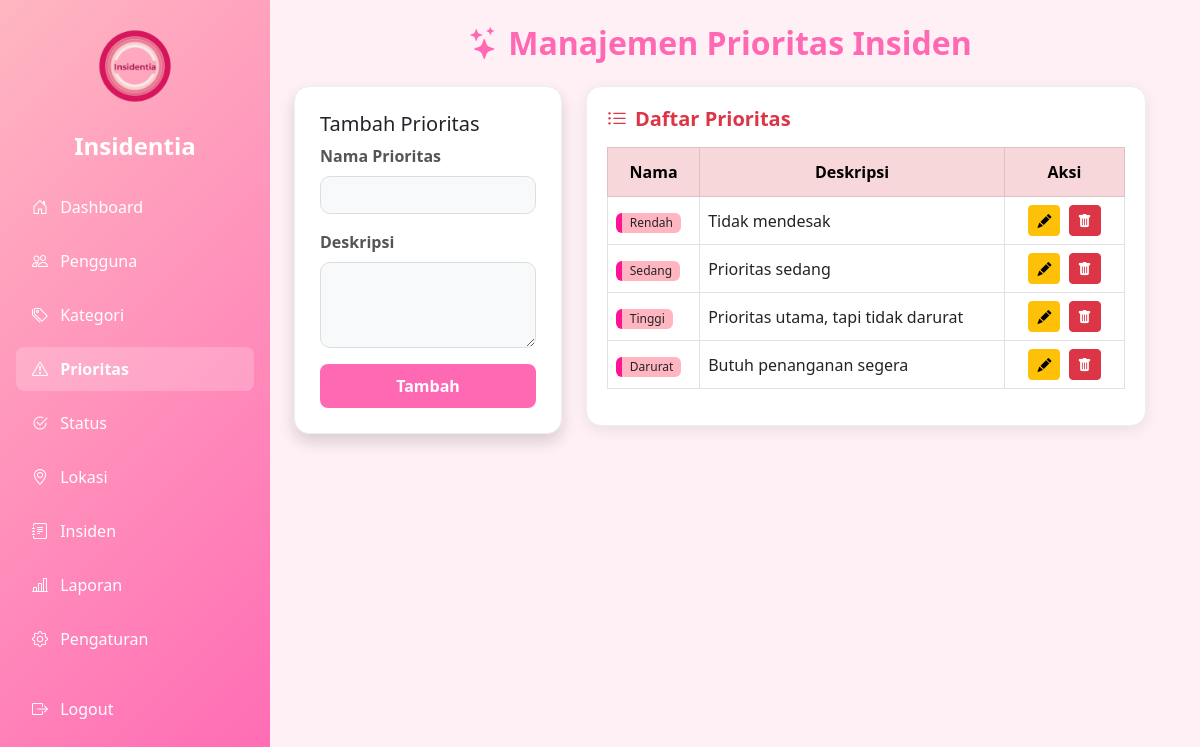
The app's page /src/admin/priorities.php (signed in) with its own data.
### tables this page shows
CREATE TABLE incident_priorities (
    id INT AUTO_INCREMENT PRIMARY KEY,
    name VARCHAR(50) NOT NULL,
    description TEXT
);

### src/admin/priorities.php (the view, shortened to what this page needs)
<?php
require_once '../includes/config.php';
$edit_priority = null;
$result = $conn->query("SELECT * FROM incident_priorities ORDER BY id DESC");
?>
<!DOCTYPE html>
<html>
<head>
    <link rel="stylesheet" href="https://cdn.jsdelivr.net/npm/bootstrap@5.3.0/dist/css/bootstrap.min.css">
    <link href="https://cdn.jsdelivr.net/npm/bootstrap-icons@1.10.5/font/bootstrap-icons.css" rel="stylesheet">
    <link rel="stylesheet" href="../assets/css/style.css">
</head>
<body>
<div class="container-fluid">
    <div class="row">
        <div class="col-md-3 sidebar p-3">
            <div class="text-center mb-4">
                <img src="../assets/img/logo.png" alt="Insidentia" width="100" class="mb-2 rounded">
                <h4 class="text-white fw-bold mt-2">Insidentia</h4>
            </div>
            <nav class="nav flex-column">
                <a href="dashboard.php" class="nav-link"><i class="bi bi-house-door me-2"></i> Dashboard</a>
                <a href="users.php" class="nav-link"><i class="bi bi-people me-2"></i> Pengguna</a>
                <a href="categories.php" class="nav-link"><i class="bi bi-tags me-2"></i> Kategori</a>
                <a href="priorities.php" class="nav-link fw-bold active"><i class="bi bi-exclamation-triangle me-2"></i> Prioritas</a>
                <a href="statuses.php" class="nav-link"><i class="bi bi-check2-circle me-2"></i> Status</a>
                <a href="locations.php" class="nav-link"><i class="bi bi-geo-alt me-2"></i> Lokasi</a>
                <a href="incidents.php" class="nav-link"><i class="bi bi-journal-text me-2"></i> Insiden</a>
                <a href="reports.php" class="nav-link"><i class="bi bi-bar-chart-line me-2"></i> Laporan</a>
                <a href="settings.php" class="nav-link"><i class="bi bi-gear me-2"></i> Pengaturan</a>
                <a href="../auth/logout.php" class="nav-link mt-3"><i class="bi bi-box-arrow-right me-2"></i> Logout</a>
            </nav>
        </div>
        <div class="col-md-9 p-4">
            <h2 class="text-center mb-4 section-title"><i class="bi bi-stars me-2"></i>Manajemen Prioritas Insiden</h2>
            <div class="row g-4">
                <div class="col-md-4">
                    <div class="card-form shadow">
                        <h5 class="text-dark"><?= $edit_priority ? 'Edit Prioritas' : 'Tambah Prioritas' ?></h5>
                        <form method="post">
                            <div class="mb-3">
                                <label class="form-label">Nama Prioritas</label>
                                <input type="text" name="name" class="form-control" required value="<?= $edit_priority['name'] ?? '' ?>">
                            </div>
                            <div class="mb-3">
                                <label class="form-label">Deskripsi</label>
                                <textarea name="description" class="form-control" rows="3"><?= $edit_priority['description'] ?? '' ?></textarea>
                            </div>
                            <button type="submit" name="<?= $edit_priority ? 'update_priority' : 'add_priority' ?>" class="btn btn-pink w-100">
                                <?= $edit_priority ? 'Update' : 'Tambah' ?>
                            </button>
                        </form>
                    </div>
                </div>
                <div class="col-md-8">
                    <div class="table-container">
                        <h5 class="fw-bold text-danger mb-3"><i class="bi bi-list-ul me-2"></i>Daftar Prioritas</h5>
                        <div class="table-responsive">
                            <table class="table table-bordered table-hover align-middle">
                                <thead class="table-danger text-center">
                                    <tr>
                                        <th>Nama</th>
                                        <th>Deskripsi</th>
                                        <th style="width: 120px;">Aksi</th>
                                    </tr>
                                </thead>
                                <tbody>
                                    <?php while($row = $result->fetch_assoc()): ?>
                                        <tr>
                                            <td><span class="badge bg-pink text-dark"><?= htmlspecialchars($row['name']) ?></span></td>
                                            <td><?= htmlspecialchars($row['description']) ?></td>
                                            <td class="text-center">
                                                <a href="priorities.php?edit=<?= $row['id'] ?>" class="btn btn-sm btn-warning me-1" data-bs-toggle="tooltip" title="Edit"><i class="bi bi-pencil-fill"></i></a>
                                                <a href="priorities.php?delete=<?= $row['id'] ?>" class="btn btn-sm btn-danger" onclick="return confirm('Hapus prioritas ini?')" data-bs-toggle="tooltip" title="Hapus"><i class="bi bi-trash-fill"></i></a>
                                            </td>
                                        </tr>
                                    <?php endwhile; ?>
                                </tbody>
                            </table>
                        </div>
                    </div>
                </div>
            </div>
        </div>
    </div>
</div>
</body>
</html>

### src/assets/css/style.css (style rules this page uses)
body { background-color: #e1bfd6; font-family: 'Segoe UI', sans-serif; margin: 0; padding: 0; }
.btn-pink { background-color: #ffb6c1; color: white; border: none; transition: 0.3s ease; }
.table thead { background-color: rgb(247, 143, 179); color: white; }
.bg-pink { background-color: #ff69b4; border-left: 6px solid #ff1493; color: white; }
.sidebar { width: 270px; background-color: #ff69b4; color: white; min-height: 100vh; padding: 20px 18px; position: sticky; top: 0; }
.sidebar .nav-link { color: white; padding: 10px 16px; border-radius: 8px; margin-bottom: 6px; font-size: 1rem; white-space: nowrap; overflow: hidden; text-overflow: ellipsis; }

### src/admin/priorities.php (style rules this page uses)
body { background-color: #fff0f5; }
.sidebar { background: linear-gradient(135deg, #ffb6c1, #ff69b4); min-height: 100vh; color: white; }
.sidebar .nav-link { color: white; margin-bottom: 10px; }
.sidebar .nav-link.active, .sidebar .nav-link.fw-bold { background-color: rgba(255, 255, 255, 0.2); }
.section-title { color: #ff69b4; font-weight: bold; }
.card-form { background-color: #ffffff; color: #333; border-radius: 15px; padding: 25px; box-shadow: 0 4px 15px rgba(0, 0, 0, 0.08); transition: transform 0.2s ease-in-out; border: 1px solid #eee; }
.form-control, .form-select { border-radius: 10px; border: 1px solid #ddd; background-color: #f8f9fa; color: #333; }
.form-control::placeholder { color: #888; }
.form-label { color: #555; font-weight: bold; }
.table-container { background-color: white; border-radius: 15px; padding: 20px; box-shadow: 0 4px 15px rgba(0, 0, 0, 0.08); border: 1px solid #eee; }
.btn-pink { background-color: #ff69b4; color: white; border: none; font-weight: bold; transition: 0.3s ease; border-radius: 8px; padding: 10px 20px; }
.table-container .table tbody tr td:first-child .badge { background-color: #ffb6c1 !important; color: #333; font-weight: normal; }
.table-container .table thead.table-danger { background-color: #ffb6c1; color: white; }
.table-container .table thead th { padding: 12px 8px; }

### records on screen
incident_priorities: name "Rendah", description "Tidak mendesak"
incident_priorities: name "Sedang", description "Prioritas sedang"
incident_priorities: name "Tinggi", description "Prioritas utama, tapi tidak darurat"
incident_priorities: name "Darurat", description "Butuh penanganan segera"
